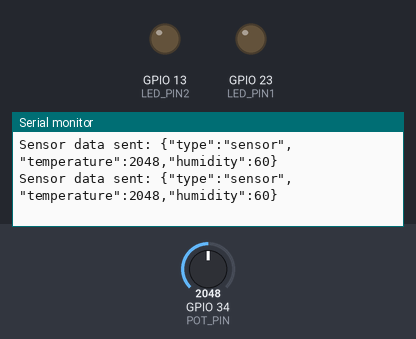
The sketch below on a simulated ESP32. On the bench: output pins drawn as LEDs (lit = HIGH), the last lines printed to the serial monitor. The test bench sets the inputs (shaded band); at power-on: GPIO 34 (POT_PIN) = 2048. WiFi joins after 1.5 s; servers stay silent unless stated.

Above: at 4.2 s.
4.3 s: GPIO 34 (POT_PIN) set to 111
At 5.4 s:
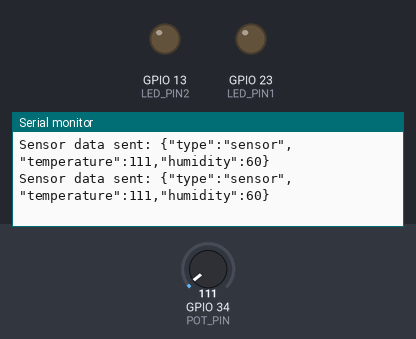
5.8 s: GPIO 34 (POT_PIN) set to 95
At 6.7 s:
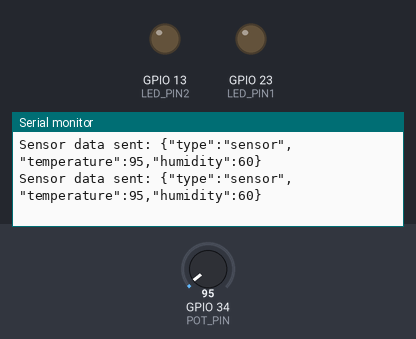
Timing chart, 0 to 8.8 s (numbered marks = the images above; inputs shaded):
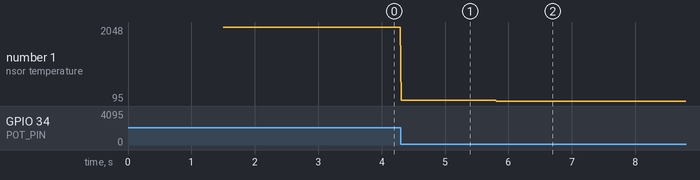

Measured:
- after the input at 4.3 s, the serial monitor: prints a new line at once (image 1)
- after the input at 5.8 s, the serial monitor: prints a new line at once (image 2)
- plotted number 1: 2048 → 111 after the input at 4.3 s, 111 → 95 after the input at 5.8 s

The sketch:

multislider_sensor_io.ino
```cpp
#include <WiFi.h>
#include <WebSocketsClient.h>
#include <ArduinoJson.h>


#define POT_PIN 34  // GPIO34 is one of the analog input pins (ADC1)

// Variable to store the potentiometer value
int potValue = 0;

// Example sensor data (for demonstration purposes)
// Replace this with actual sensor data collection
int temperature = 25;  // Example temperature value
int humidity = 60;     // Example humidity value

#define LED_PIN1 23  // LED 1 connected to GPIO 23 (D23)
#define LED_PIN2 13  // LED 2 connected to GPIO 22 (D22)

int ledBrightness1 = 0;  // Variable to store the slider value for LED on D23
int ledBrightness2 = 0;  // Variable to store the slider value for LED on D22

WebSocketsClient webSocket;
unsigned long lastSendTime = 0;  // Variable to track the time for sending sensor data
const unsigned long sendInterval = 5000;  // Send sensor data every 5 seconds

void webSocketEvent(WStype_t type, uint8_t * payload, size_t length) {
  String message;
  DynamicJsonDocument doc(1024);
  int led = 0;
  int value = 0;

  switch (type) {
    case WStype_DISCONNECTED:
      break;

    case WStype_CONNECTED:
      webSocket.sendTXT("ESP32 Connected");  // Notify the server that ESP32 is connected
      break;

    case WStype_TEXT:
      // Parse the incoming JSON payload
      message = String((char *)payload);
      Serial.println("Received: " + message);

      deserializeJson(doc, message);
      led = doc["led"];
      value = doc["value"];

      if (led == 1) {
        // Control LED on D23
        ledBrightness1 = value;
        digitalWrite(LED_PIN1, (ledBrightness1 > 50) ? HIGH : LOW);
      }
      if (led == 2) {
        // Control LED on D22
        ledBrightness2 = value;
        digitalWrite(LED_PIN2, (ledBrightness2 > 50) ? HIGH : LOW);
      }
      break;

    default:
      break;  // Ignore other event types
  }
}

void sendSensorData() {


    potValue = analogRead(POT_PIN);


  // Create JSON document for sensor data
  DynamicJsonDocument sensorDoc(256);
  sensorDoc["type"] = "sensor";  // Indicate that this is sensor data
  sensorDoc["temperature"] = potValue;  // Replace with actual sensor data
  sensorDoc["humidity"] = humidity;  // Replace with actual sensor data

  // Serialize and send the sensor data as a JSON string
  String sensorData;
  serializeJson(sensorDoc, sensorData);
  webSocket.sendTXT(sensorData);

  Serial.println("Sensor data sent: " + sensorData);
}

void setup() {
  Serial.begin(115200);
  pinMode(LED_PIN1, OUTPUT);  // Set the LED pin for D23 as output
  pinMode(LED_PIN2, OUTPUT);  // Set the LED pin for D22 as output

  // Connect to WiFi
  WiFi.begin("visux", "12345678900");  // Replace with your WiFi credentials
  while (WiFi.status() != WL_CONNECTED) {
    delay(500);
  }

  // WebSocket setup (replace with your backend server IP)
  webSocket.begin("192.168.137.69", 3001, "/");
  webSocket.onEvent(webSocketEvent);  // Register WebSocket event handler
}

void loop() {
  webSocket.loop();  // Maintain WebSocket connection
    sendSensorData();  // Call function to send sensor data
    delay(10);
}
```
